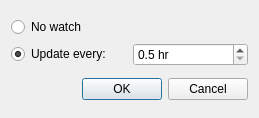
<?xml version="1.0" encoding="UTF-8"?>
<ui version="4.0">
 <class>setWatchDialog</class>
 <widget class="QDialog" name="setWatchDialog">
  <property name="geometry">
   <rect>
    <x>0</x>
    <y>0</y>
    <width>259</width>
    <height>118</height>
   </rect>
  </property>
  <property name="windowTitle">
   <string>Set Watch</string>
  </property>
  <layout class="QVBoxLayout" name="verticalLayout">
   <item>
    <layout class="QGridLayout" name="gridLayout">
     <item row="0" column="0">
      <widget class="QRadioButton" name="noWatchBtn">
       <property name="text">
        <string>No watch</string>
       </property>
      </widget>
     </item>
     <item row="1" column="0">
      <widget class="QRadioButton" name="watchBtn">
       <property name="text">
        <string>Update every:</string>
       </property>
       <property name="checked">
        <bool>true</bool>
       </property>
      </widget>
     </item>
     <item row="1" column="1">
      <widget class="QDoubleSpinBox" name="periodBox">
       <property name="suffix">
        <string> hr</string>
       </property>
       <property name="decimals">
        <number>1</number>
       </property>
       <property name="minimum">
        <double>0.500000000000000</double>
       </property>
       <property name="maximum">
        <double>24.000000000000000</double>
       </property>
       <property name="singleStep">
        <double>0.500000000000000</double>
       </property>
      </widget>
     </item>
    </layout>
   </item>
   <item>
    <widget class="QDialogButtonBox" name="buttonBox">
     <property name="orientation">
      <enum>Qt::Horizontal</enum>
     </property>
     <property name="standardButtons">
      <set>QDialogButtonBox::Cancel|QDialogButtonBox::Ok</set>
     </property>
    </widget>
   </item>
  </layout>
 </widget>
 <resources/>
 <connections>
  <connection>
   <sender>buttonBox</sender>
   <signal>accepted()</signal>
   <receiver>setWatchDialog</receiver>
   <slot>accept()</slot>
   <hints>
    <hint type="sourcelabel">
     <x>248</x>
     <y>254</y>
    </hint>
    <hint type="destinationlabel">
     <x>157</x>
     <y>274</y>
    </hint>
   </hints>
  </connection>
  <connection>
   <sender>buttonBox</sender>
   <signal>rejected()</signal>
   <receiver>setWatchDialog</receiver>
   <slot>reject()</slot>
   <hints>
    <hint type="sourcelabel">
     <x>316</x>
     <y>260</y>
    </hint>
    <hint type="destinationlabel">
     <x>286</x>
     <y>274</y>
    </hint>
   </hints>
  </connection>
 </connections>
</ui>
